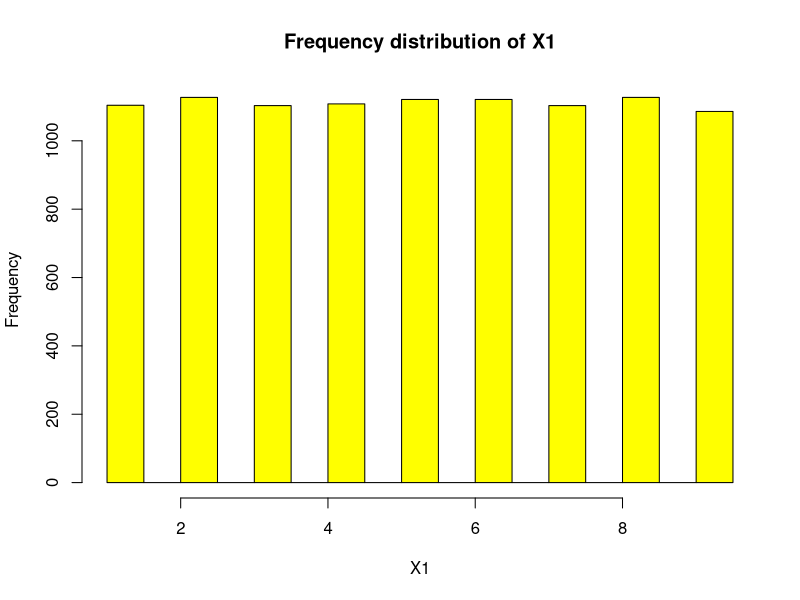
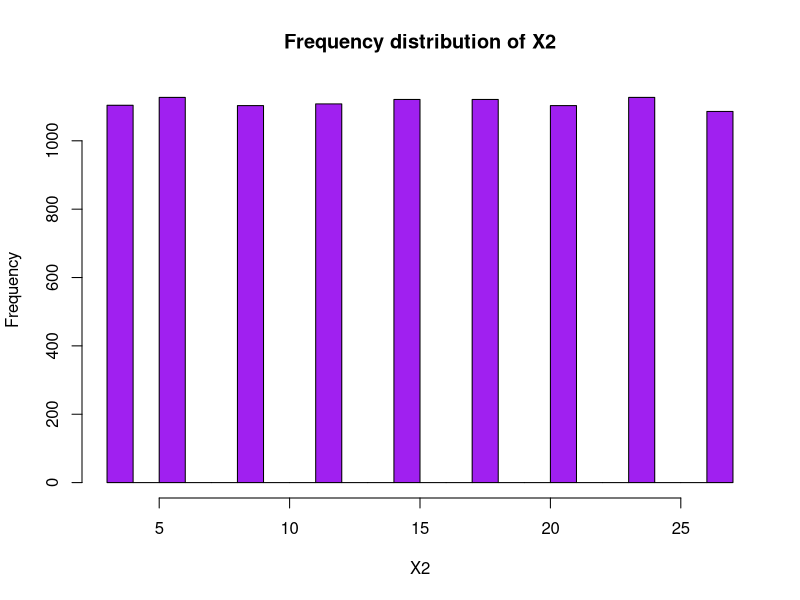
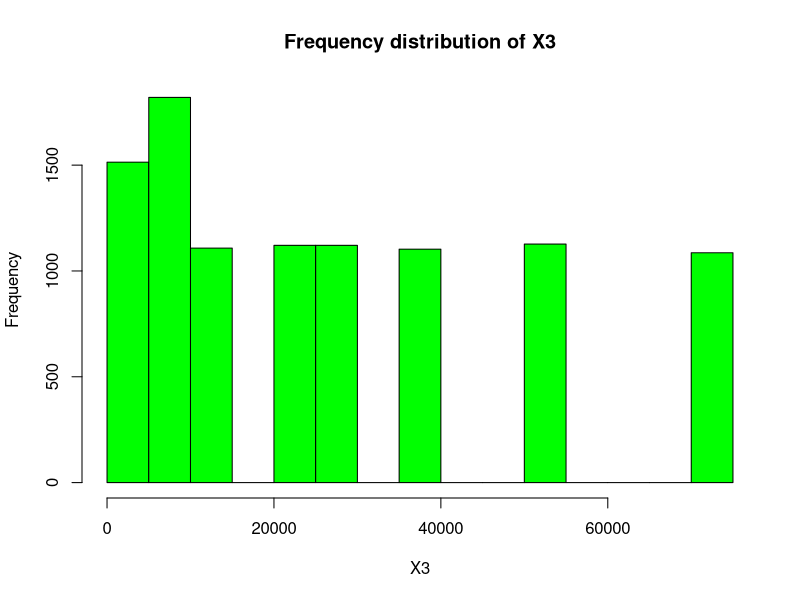
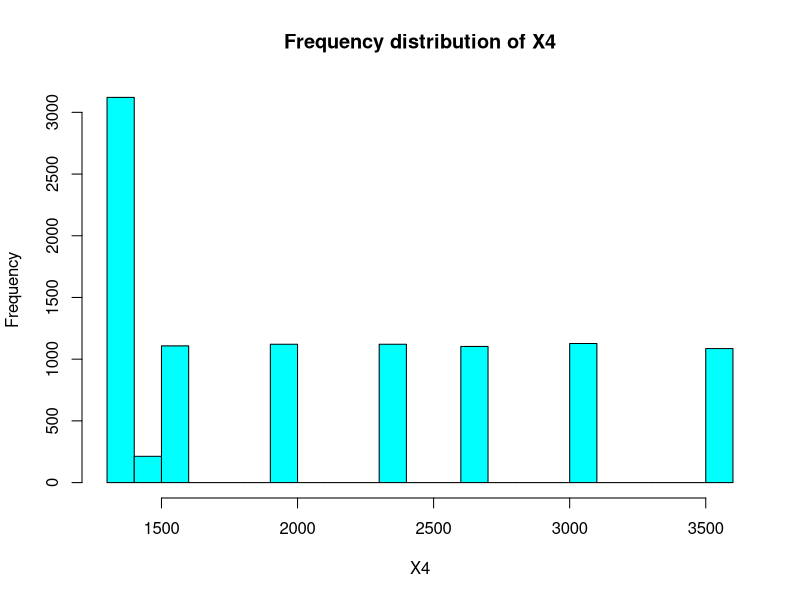
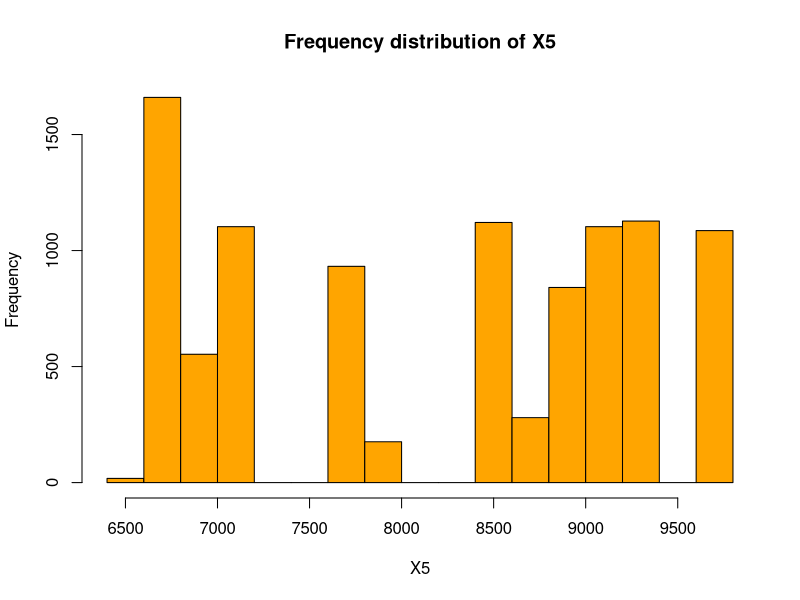
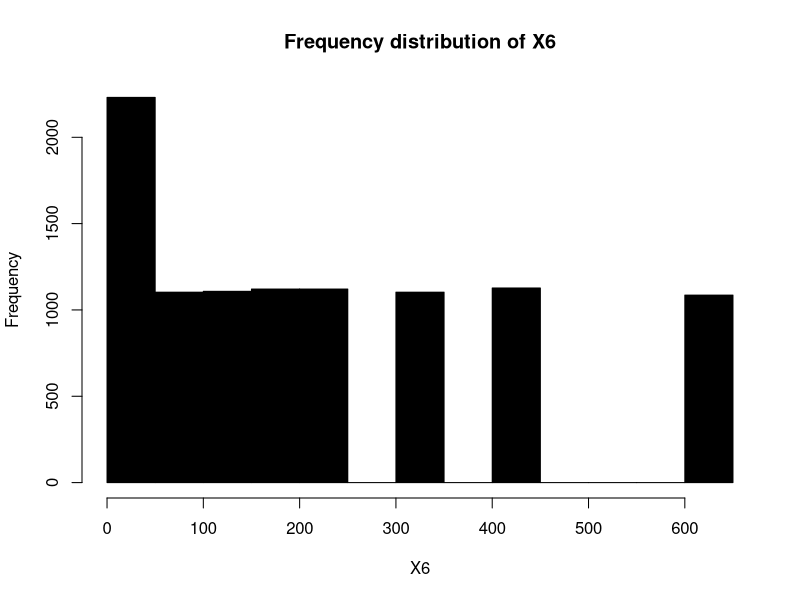
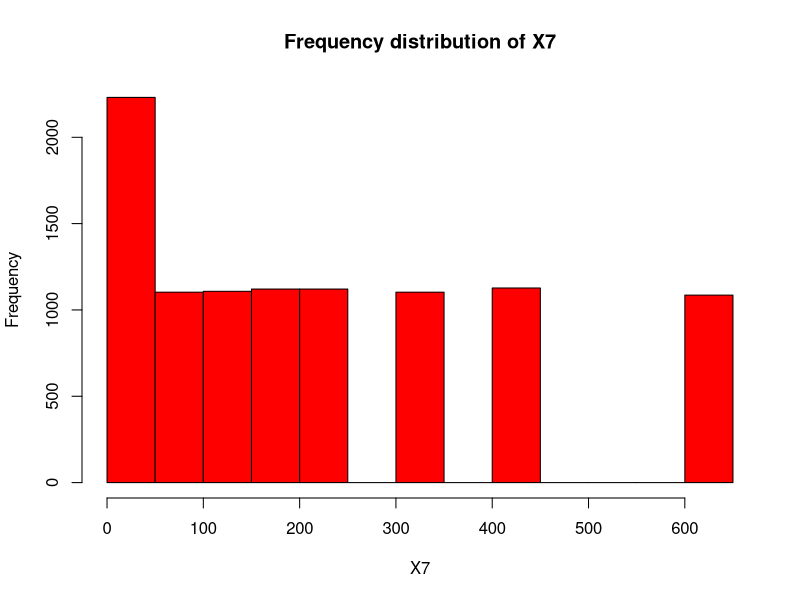
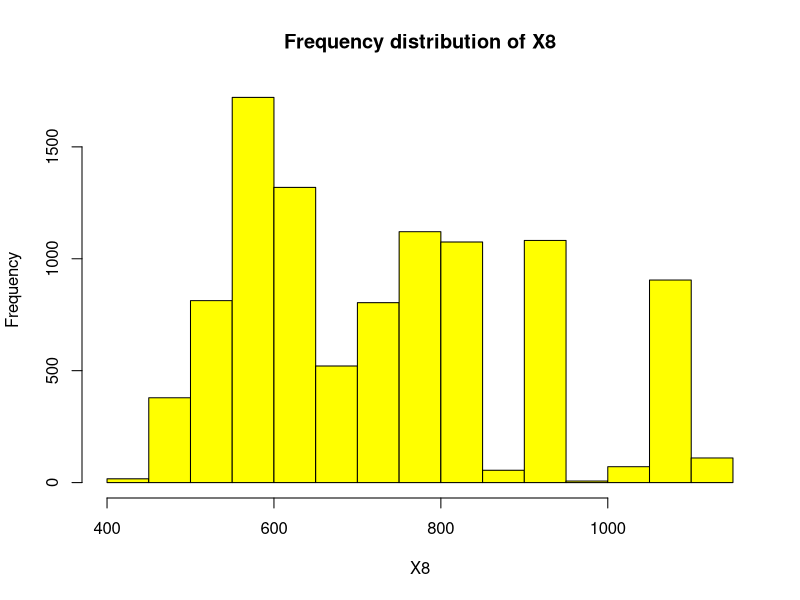

R code for these plots, in order:
## ---- chunk 1
knitr::opts_chunk$set(echo = TRUE)
## ---- chunk 2
navalData <- read.csv("assign1_NavalData.csv", header = TRUE)
str(navalData)
## ---- chunk 3
dim(navalData)
names(navalData)
str(navalData)
head(navalData)
tail(navalData)
## ---- chunk 4
summary(navalData)
## ---- chunk 5
colnames(navalData)[3]
colorsInR <- c("red","yellow","purple","green","cyan","orange","black")

# histogram plots for X
  for ( i in seq(1,16) ){
    hist(navalData[[i]], breaks=20, main= paste("Frequency distribution of X",i,sep=""), col=colorsInR[i%%7+1], xlab= paste("X",i,sep=""))
  }

#histogram plot for Y
for ( i in seq(1,2) ){
    hist(navalData[[i+16]], breaks=20, main= paste("Frequency distribution of Y",i,sep=""), col=colorsInR[i%%7+1], xlab= paste("Y",i,sep=""))
  }
## ---- chunk 6

# boxplots for Xs
  for ( i in seq(1,16) ){
    boxplot(navalData[[i]], horizontal= TRUE, main= paste("Frequency distribution of X",i,sep=""), col=colorsInR[i%%7+1], xlab= paste("X",i,sep=""))
  }

#histogram plot for Ys
for ( i in seq(1,2) ){
    boxplot(navalData[[i+16]], horizontal= TRUE, main= paste("Frequency distribution of Y",i,sep=""), col=colorsInR[i%%7+1], xlab= paste("Y",i,sep=""))
  }

## ---- chunk 7
navalDataRefined1 <- navalData[-c(9,12)]

  cor(navalDataRefined1)
  library(GGally)
  ggcorr(navalDataRefined1, geom="tile")
  # Plotting two-dimensional scatterplots of all pairs of variables
  pairs(navalDataRefined1, pch = 19, col = "orange")

## ---- chunk 8
#adjusting data and initializing training data and test data for the linear model to be built
navalDataRefined2 <- navalData[-c(9,12,7)]
set.seed(1)
row.number <- sample(1:nrow(navalDataRefined2),0.8*nrow(navalDataRefined2))
trainData = navalDataRefined2[row.number,]
testData  = navalDataRefined2[-row.number,]
## ---- chunk 9
lmFitY1_Attempt1 <- lm(Y1 ~ .,data = trainData[,-15])
summary(lmFitY1_Attempt1)

#step(lmFitY1_Attempt1, direction = "backward")

## ---- chunk 10
lmFitY1_Attempt2 <- update(lmFitY1_Attempt1, ~ . - X4, data = trainData[,-15])
summary(lmFitY1_Attempt2)
## ---- chunk 11
# For univariate and bivariate model, outlier can be detected and treated using boxplots. For multi-variate model we use Cook's distance
cooksd <- cooks.distance(lmFitY1_Attempt2)
plot(cooksd, pch="*", cex=2, main="Influential Observations")  # plot cook's distance
abline(h = abs(4/(nrow(trainData)-1)), col="red")  # add cutoff line
text(x=1:length(cooksd)+1, y=cooksd, labels=ifelse(cooksd>abs(4/(nrow(trainData)-1)),names(cooksd),""), col="red")  # add labels


# Observations with Cook distance greater than 4/(n - p -1) where n is the number of observations and p is the number of input features should be eliminated to take care of the outliers

navalDataRefined3 <- trainData[abs(cooksd)<4/(nrow(trainData)-1),]
lmFitY1_Attempt3 <- lm(formula(lmFitY1_Attempt2), data = navalDataRefined3[,-15])
summary(lmFitY1_Attempt3)
## ---- chunk 12
lmFitY1_Attempt4 <- update(lmFitY1_Attempt3, ~ . - X3, data = trainData[,-15])
summary(lmFitY1_Attempt4)
## ---- chunk 13
mse_lmY1 <- mean(testData[["Y1"]] - predict(lmFitY1_Attempt3, testData))^2
mse_lmY1
## ---- chunk 14
lmFitY2_Attempt1 <- lm(Y2 ~ .,data = trainData[,-14])
summary(lmFitY2_Attempt1)
## ---- chunk 15
lmFitY2_Attempt2 <- update(lmFitY2_Attempt1, ~ . - X2, data = trainData[,-14])
summary(lmFitY2_Attempt2)
## ---- chunk 16
# For univariate and bivariate model, outlier can be detected and treated using boxplots. For multi-variate model we use Cook's distance
cooksd <- cooks.distance(lmFitY2_Attempt2)
plot(cooksd, pch="*", cex=2, main="Influential Observations")  # plot cook's distance
abline(h = abs(4/(nrow(trainData)-1)), col="red")  # add cutoff line
text(x=1:length(cooksd)+1, y=cooksd, labels=ifelse(cooksd>abs(4/(nrow(trainData)-1)),names(cooksd),""), col="red")  # add labels


# Observations with Cook distance greater than 4/(n - p -1) where n is the number of observations and p is the number of input features should be eliminated to take care of the outliers

navalDataRefined3 <- trainData[abs(cooksd)<4/(nrow(trainData)-1),]
lmFitY2_Attempt3 <- lm(formula(lmFitY2_Attempt2), data = navalDataRefined3[,-14])
summary(lmFitY2_Attempt3)
## ---- chunk 17
mse_lmY2 <- mean(testData[["Y2"]] - predict(lmFitY2_Attempt3, testData))^2
mse_lmY2
## ---- chunk 18
navalDataPred <- read.csv("assign1_NavalPred.csv", header = TRUE)
navalDataPredFiltered = subset(navalDataPred,select = -c(X7,X9,X12))


# Y1 fitting has removal of X4, X7, X9, X12
# Y2 fitting has removal of X2, X7, X9, X12
navalDataPredY1 = subset(navalDataPredFiltered, select = -c(X4))
navalDataPredY2 = subset(navalDataPredFiltered, select = -c(X2))

# Predict using lm

lmY1Pred = predict(lmFitY1_Attempt3,navalDataPredY1)
lmY2Pred = predict(lmFitY2_Attempt3,navalDataPredY2)

# Value of coefficient cannot be > 1
for(x in seq(1,1000)){
  if(lmY1Pred[x]>1){
    lmY1Pred[x] = 1
  }
  if(lmY2Pred[x]>1){
    lmY2Pred[x] = 1
  }
}

# Store and save predictions in .csv 
lmYPredDataFrame <- data.frame("Y1"=lmY1Pred, "Y2"=lmY2Pred)
str(lmYPredDataFrame)
write.csv(lmYPredDataFrame, "assign1_NavalPred_LM.csv", row.names = TRUE)
## ---- chunk 19
library(randomForest)
library(miscTools)

# Random Forest
randomForestY1 <- randomForest(Y1 ~ ., data = trainData[,-15], importance = TRUE)
randomForestY2 <- randomForest(Y2 ~ ., data = trainData[,-14], importance = TRUE)
#summary(randomForestY1)
#summary(randomForestY2)

#Calculating the R-squared and MSE using Random Forest Regressor.

r2_rf_Y1 <- rSquared(testData[["Y1"]], testData[["Y1"]] - predict (randomForestY1, testData))
r2_rf_Y2 <- rSquared(testData[["Y2"]], testData[["Y2"]] - predict (randomForestY2, testData))
mse_rf_Y1 <- mean(testData[["Y1"]] - predict(randomForestY1, testData))^2
mse_rf_Y2 <- mean(testData[["Y2"]] - predict(randomForestY2, testData))^2
r2_rf_Y1
r2_rf_Y2
mse_rf_Y1
mse_rf_Y2
## ---- chunk 20
library(FNN)
knnY1 <- knn.reg(train = trainData[,-14:-15], test = testData[,-14:-15], y = trainData[["Y1"]])
knnY2 <- knn.reg(train = trainData[,-14:-15], test = testData[,-14:-15], y = trainData[["Y2"]])

#Calculating the R-squared and MSE value from the knn model.

mse_knn_Y1 <- mean(testData[["Y1"]] - knnY1$pred)^2
mse_knn_Y2 <- mean(testData[["Y2"]] - knnY2$pred)^2
r2_knn_Y1 <- rSquared(testData[["Y1"]], testData[["Y1"]] - knnY1$pred)
r2_knn_Y2 <- rSquared(testData[["Y2"]], testData[["Y2"]] - knnY2$pred)
mse_knn_Y1
mse_knn_Y2
r2_knn_Y1
r2_knn_Y2
